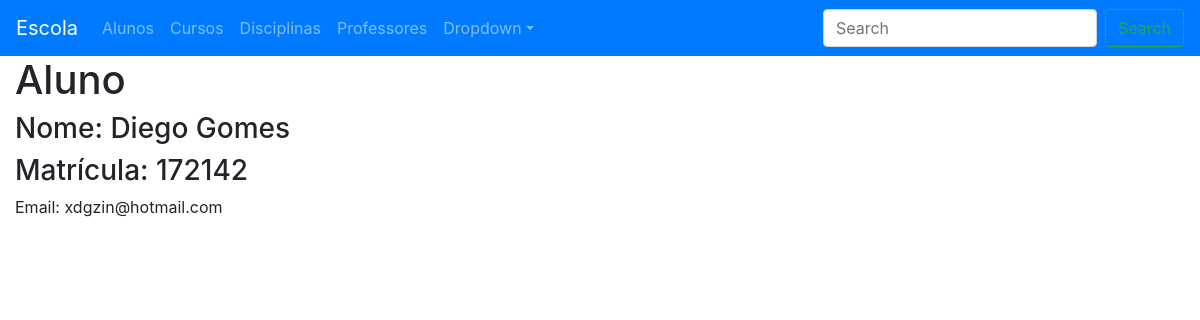
The app's page /alunos/1/ with its own data.
### escola/models.py (models this page shows, shortened)
class Aluno(models.Model):
    nome = models.CharField(max_length=100)
    matricula = models.IntegerField(verbose_name='Matrícula')
    telefone = models.CharField(max_length=20)
    email = models.EmailField()

### escola/views.py (the view)
# urls.py: path('alunos/<int:pk>/', views.AlunoDetailView.as_view(), name='detalhe-aluno'),
class AlunoDetailView(DetailView):
    model = Aluno

### escola/templates/escola/aluno_detail.html
{% extends 'escola/base.html' %}
{% block content %}
<h1 class="article-title">Aluno</h1>
<h3>Nome: {{ aluno.nome }}</h3>
<h3>Matrícula: {{ aluno.matricula }}</h3>
<p>Email: {{ aluno.email }}</p>
{% endblock content %}

### records on screen
Aluno: nome "Diego Gomes", matricula "172142", email "xdgzin@hotmail.com"
